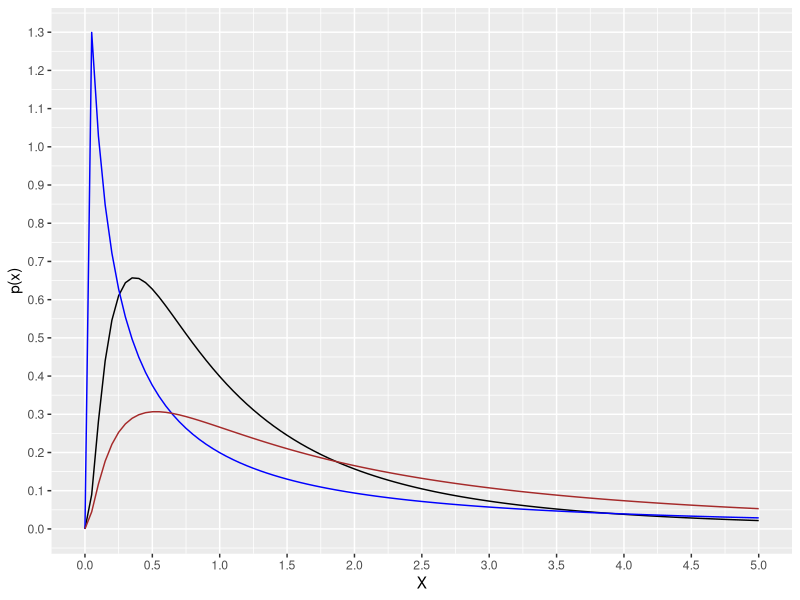
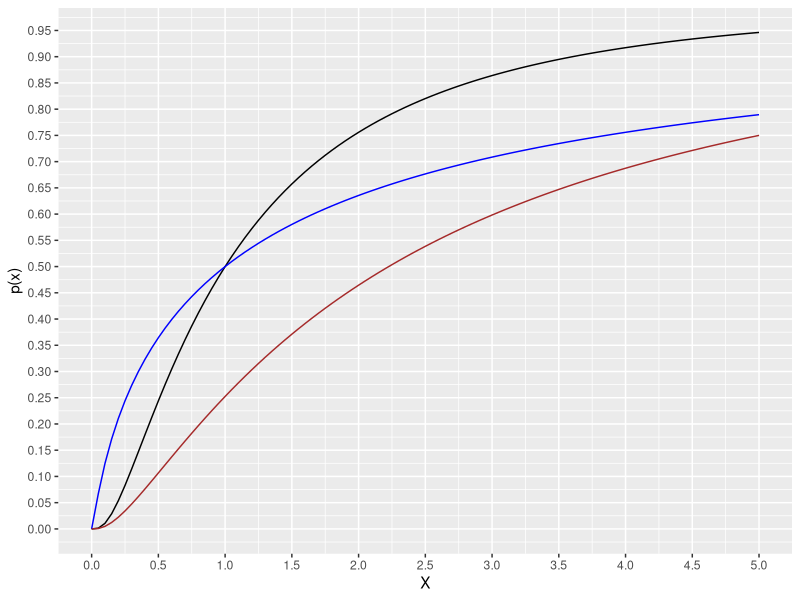
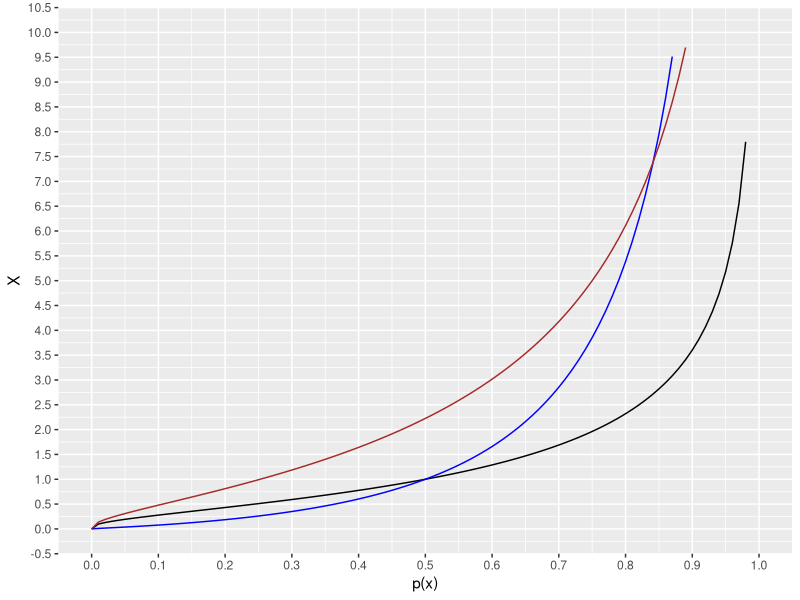
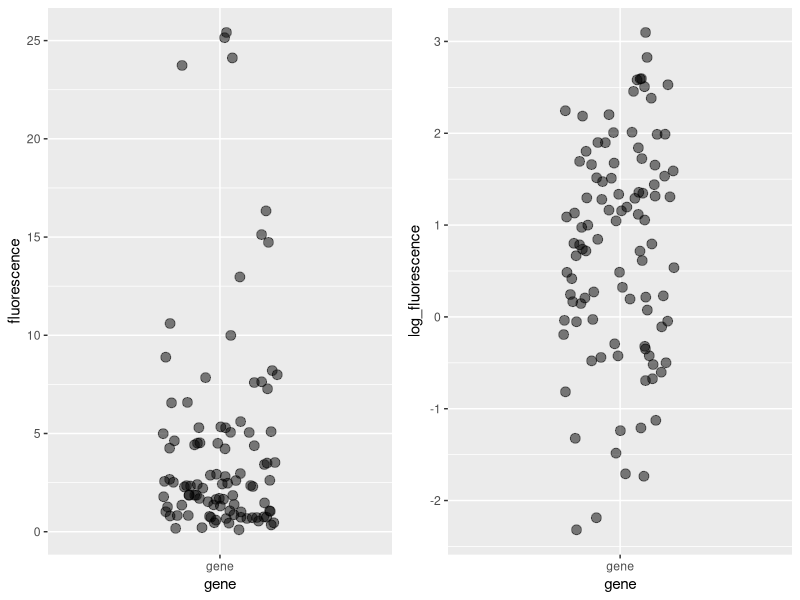

The R script that drew these images, in order:
## ---- chunk 1
library(cowplot)
library(tidyverse)
## ---- chunk 2
set.seed(8675301)
# a large sample from standard lognormal
X <- rlnorm(n=1e6, mean=0, sd=1)
mean(X)
exp(mean(log(X)))
sd(X)
exp(sd(log(X)))
## ---- chunk 3
median(X)
## ---- chunk 4
dlnorm(x=0.555, meanlog=0.8, sdlog=1.2)
## ---- chunk 5
range <- c(0,5)
ggplot(data.frame(x=range), aes(x)) +
  stat_function(fun=dlnorm, 
                args = list(meanlog=0, sdlog=1), color = "black")+
  stat_function(fun=dlnorm, 
                args = list(meanlog=0, sdlog=2), color = "blue")+
  stat_function(fun=dlnorm, 
                args = list(meanlog=0.8, sdlog=1.2), color = "brown")+
  scale_y_continuous(name="p(x)", n.breaks=20)+
  scale_x_continuous(name="X", n.breaks=10)
## ---- chunk 6
plnorm(0.555, meanlog=0.8, sdlog=1.2, lower.tail=F)
## ---- chunk 7
plnorm(0.555, meanlog=0.8, sdlog=1.2, lower.tail=T)
## ---- chunk 8
range <- c(0,5)
ggplot(data.frame(q=range), aes(q)) +
  stat_function(fun=plnorm, 
                args = list(meanlog=0, sdlog=1), color = "black")+
  stat_function(fun=plnorm, 
                args = list(meanlog=0, sdlog=2), color = "blue")+
  stat_function(fun=plnorm, 
                args = list(meanlog=0.8, sdlog=1.2), color = "brown")+
  scale_y_continuous(name="p(x)", n.breaks=20)+
  scale_x_continuous(name="X", n.breaks=10)
## ---- chunk 9
qlnorm(0.5, meanlog=0.8, sdlog=1.2)
## ---- chunk 10
range <- c(0,1)
ggplot(data.frame(p=range), aes(x=p)) +
  stat_function(fun=qlnorm, 
                args = list(meanlog=0, sdlog=1), color = "black")+
  stat_function(fun=qlnorm, 
                args = list(meanlog=0, sdlog=2), color = "blue")+
  stat_function(fun=qlnorm, 
                args = list(meanlog=0.8, sdlog=1.2), color = "brown")+
  scale_y_continuous(name="X", limits=c(0, 10), n.breaks=20)+
  scale_x_continuous(name="p(x)", n.breaks=10)
## ---- chunk 11
set.seed(8675309)
p1 <- ggplot(data=tibble(fluorescence=rlnorm(n=100, meanlog=0.8, sdlog=1.2), 
                   gene="gene"), 
       aes(x=gene, y=fluorescence))+
  geom_jitter(width = 0.2, size=3, alpha=0.5)
p2 <- ggplot(data=tibble(log_fluorescence=log(rlnorm(100, meanlog=0.8, sdlog=1.2)), 
                   gene="gene"), 
       aes(x=gene, y=log_fluorescence))+
  geom_jitter(width = 0.2, size=3, alpha=0.5)
plot_grid(p1, p2)
